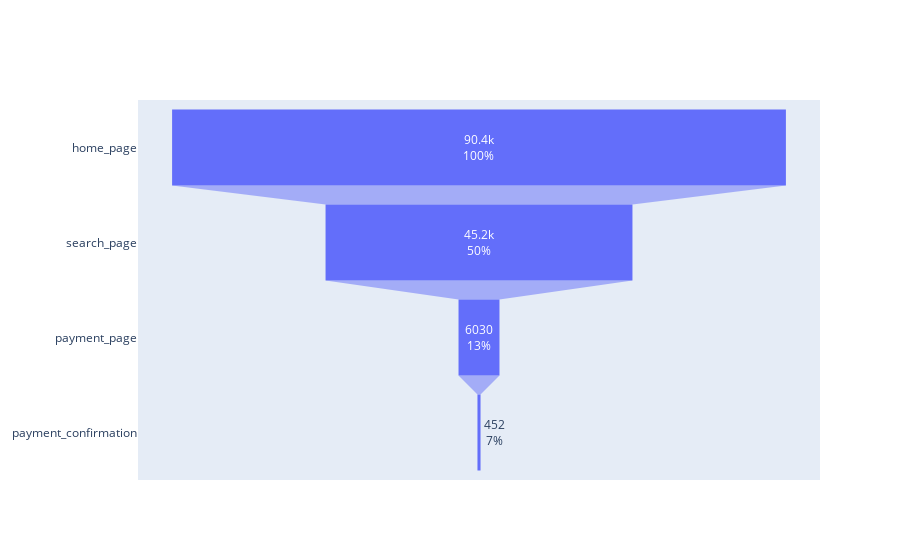

Notebook code cell kept with this figure:
### Code cell
fig = go.Figure(go.Funnel(y=pages,
                          x=df[pages].sum().values,
                          textinfo="value+percent previous"))
fig.show()

### Figure 1 — Plotly figure (JSON) as saved in the notebook; plotly's stock layout.template omitted (floating-point values rounded to 4 significant figures)
{"data": [{"textinfo": "value+percent previous", "type": "funnel", "x": [90400, 45200, 6030, 452], "y": ["home_page", "search_page", "payment_page", "payment_confirmation"]}], "layout": {}}
